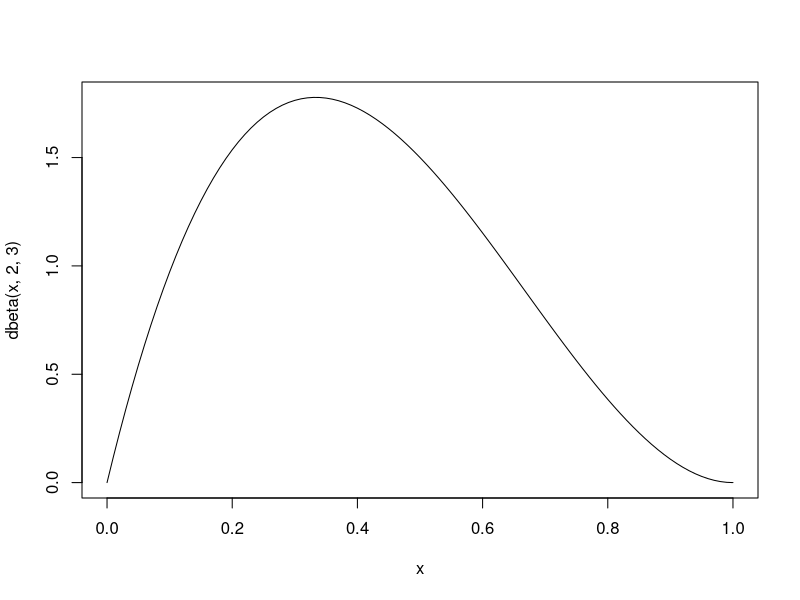
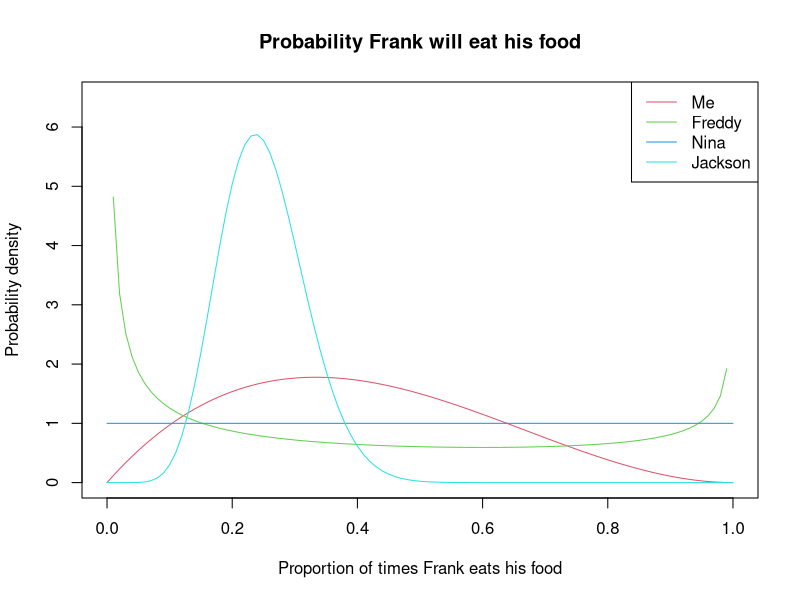
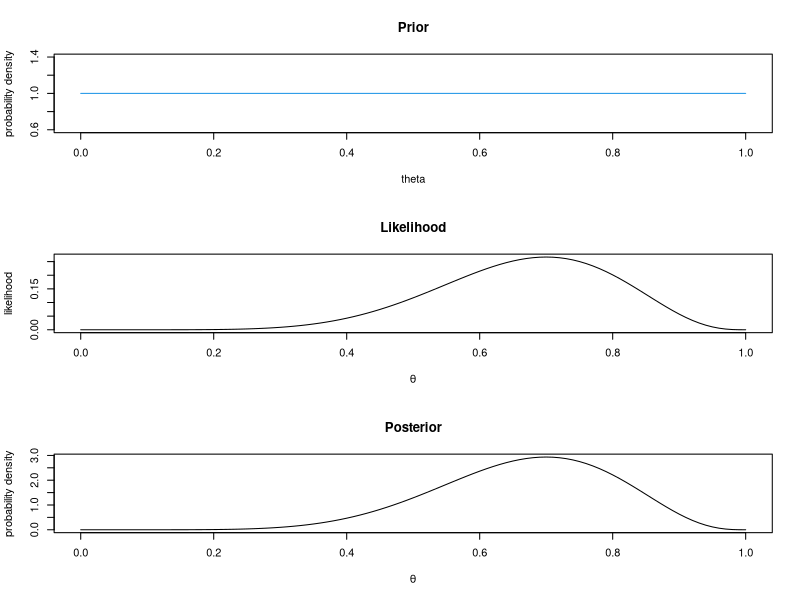
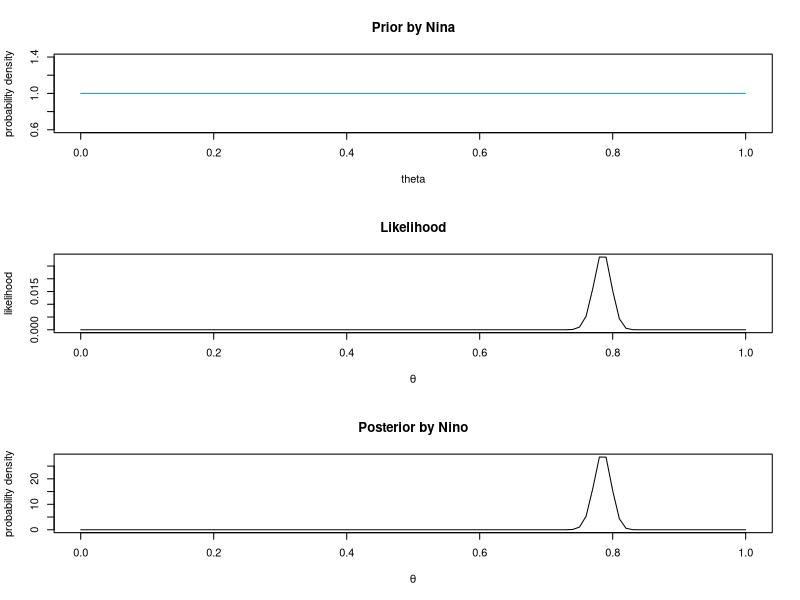
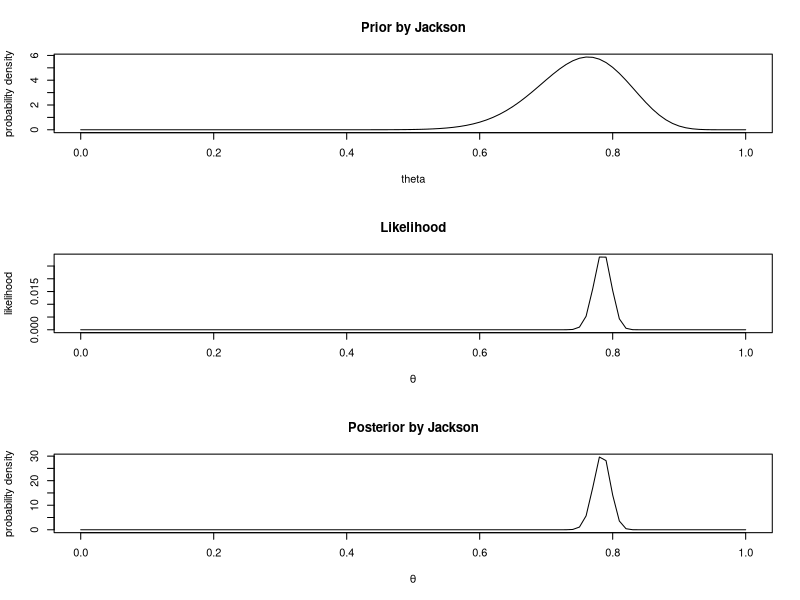
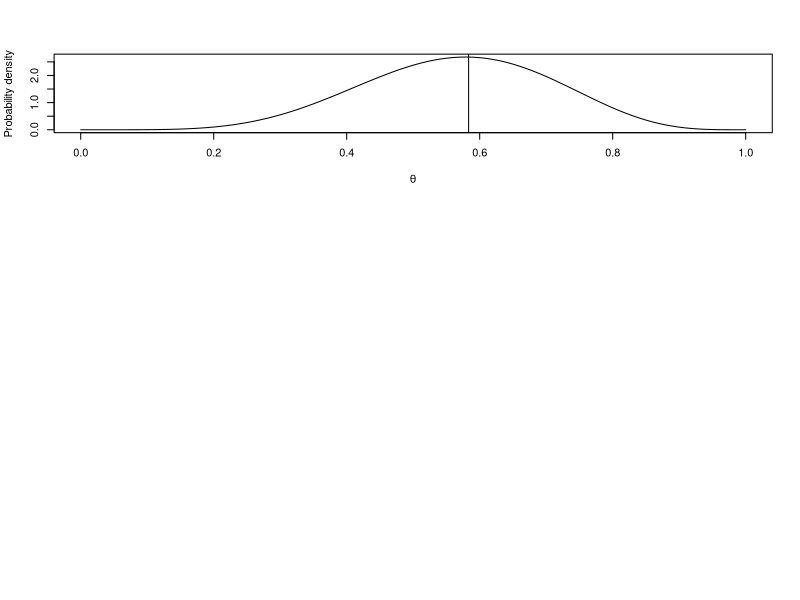
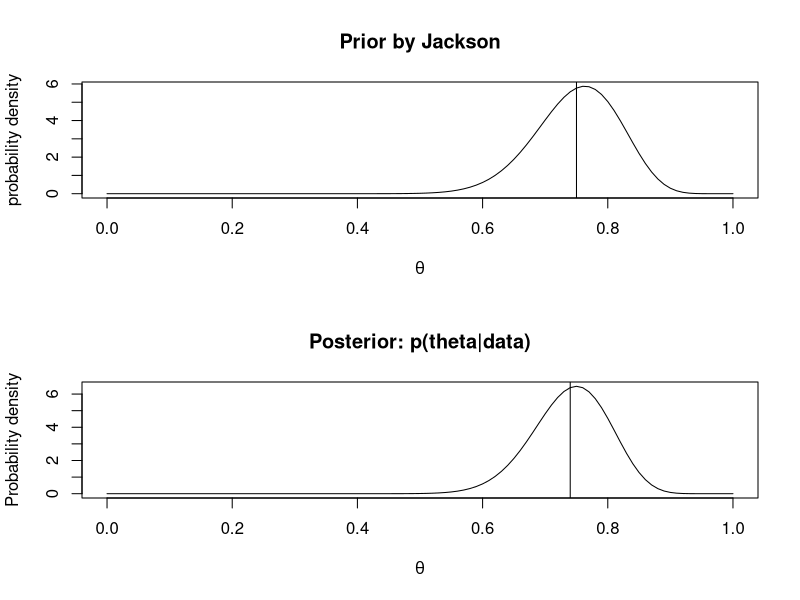

Recreate these plots in R, in order.
## ---- chunk 1
knitr::opts_chunk$set(echo = TRUE)
## ---- chunk 2
set.seed(249)
jumps <- rpois(n = 14, lambda = 5)

## ---- chunk 3
n <- 14
lambda <- 5
set.seed(249)
k <- rpois(n, lambda) 
total <- sum(k)
lambda.hat <- total/length(k)

#Expected number of jumps per day is 6.4286, or 7 jumps rounding upwards.
## ---- chunk 4
#Log-likelihood = k*({-\lambda}) + ln(\lambda)\sum{k}-\sum{ln(k!)}
#In english = k*(-lambda) + log(lambda)*sum(k) - sum(log(factorial(k)))

lambda <- 5
n <- 14
set.seed(249)
k <- log(rpois(n, lambda))         

loglikelihood <- function(parameter, data) {
  loglike <- n*(-parameter) + log(parameter)*sum(data) - sum(log(factorial(data)))
  return(loglike)
}

## ---- chunk 5
lambda <- 5
n <- 14
set.seed(249)
k <- rpois(n, lambda)

loglikelihood <- function(parameter, data) {
  loglike <- n*(-parameter) + log(parameter)*sum(data) - sum(log(factorial(data)))
  return(loglike)
}

optimize(loglikelihood,interval =  c(0,30), data=k, maximum=1)

#The expected number of jumps per day is 6.4286, or about 7 if rounding upwards.
## ---- chunk 6
curve(dbeta(x,2,3), xlim = c(0,1))

## ---- chunk 7
# Distributions
curve(dbeta(x,2,3), xlim = c(0,1), ylim = c(0,6.5), col=2, ylab='Probability density', xlab='Proportion of times Frank eats his food', main='Probability Frank will eat his food')

curve(dbeta(x, 0.4, 0.6), xlim=c(0,1), col=3, add=TRUE) # Freddy 

curve(dbeta(x, 1, 1), xlim=c(0,1), col=4, add=TRUE) # Nina

curve(dbeta(x, 10, 30), xlim=c(0,1), col=5, add=TRUE) # Jackson

legend(x='topright', lty=1, legend = c('Me','Freddy', 'Nina', 'Jackson'), col=c(2,3,4,5))

## ---- chunk 8
s <- 7    # successes
n <- 10   # trials

# Likelihood:
theta <- seq(0,1,0.01)

likelihood.theta <- c()    
likelihood <- function(s,n){  
  likelihood.theta <- dbinom(s,n,theta)
  return(likelihood.theta)
}

# Posterior shape:
post_shape <- function(theta, s, n){
  dbinom(s,n,theta) * dbeta(theta, 1, 1)
}

# Normalizing constant:
normconst <- integrate(post_shape, lower=0, upper=1, s=7, n=10)$value

# Posterior distribution
posterior <- post_shape(theta, s=7, n=10)/normconst

# Plotting everything
layout(matrix(1:3),3,1)

curve(dbeta(x, 1, 1), xlim=c(0,1), col=4, main='Prior', ylab='probability density', xlab=expression('theta'))

plot(x=theta, y=likelihood(7,10), type='l', ylab = 'likelihood', xlab = expression(theta), main = 'Likelihood')

plot(x=theta, y=posterior, type='l', ylab = 'probability density', xlab = expression(theta), main = 'Posterior')

## ---- chunk 9
s.2 <- 785
n.2 <- 1000

# Likelihood:
theta <- seq(0,1,0.01)

likelihood.theta2 <- c()    

likelihood2 <- function(s.2,n.2){  
  likelihood.theta2 <- dbinom(s.2,n.2,theta)
  return(likelihood.theta2)
}

# Posterior by Nina:
post_shape_nina <- function(theta, s.2, n.2){
  dbinom(s.2,n.2,theta) * dbeta(theta, 1, 1)
}
normconst2 <- integrate(post_shape_nina, lower=0, upper=1, s.2=785, n.2=1000)$value
posterior_nina <- post_shape_nina(theta, s.2=785, n.2=1000)/normconst2

# Posterior by Jackson:
post_shape_jackson <- function(theta, s.2, n.2){
  dbinom(s.2,n.2,theta) * dbeta(theta, 30, 10)
}
normconst3 <- integrate(post_shape_jackson, lower=0, upper=1, s.2=785, n.2=1000)$value
posterior_jackson <- post_shape_jackson(theta, s.2=785, n.2=1000)/normconst3


# Plotting Nina
layout(matrix(1:3),3,1)
curve(dbeta(x, 1, 1), xlim=c(0,1), col=4, main='Prior by Nina', ylab='probability density', xlab=expression('theta'))  #Prior by Nina
plot(x=theta, y=likelihood2(s.2,n.2), type='l', ylab = 'likelihood', xlab = expression(theta), main = 'Likelihood')
plot(x=theta, y=posterior_nina, type='l', ylab = 'probability density', xlab = expression(theta), main = 'Posterior by Nino')  #Posterior by Nina

## ---- chunk 10
#Plotting Jackson
layout(matrix(1:3),3,1)
curve(dbeta(x, 30, 10), xlim=c(0,1), main='Prior by Jackson', ylab='probability density', xlab=expression('theta'))  #Prior by Jackson
plot(x=theta, y=likelihood2(s.2,n.2), type='l', ylab = 'likelihood', xlab = expression(theta), main = 'Likelihood')
plot(x=theta, y=posterior_jackson, type='l', ylab = 'probability density', xlab = expression(theta), main = 'Posterior by Jackson')  #Posterior by Jackson
## ---- chunk 11
prob.eats <- 7/12
curve(dbeta(x,6.5,5), xlim=c(0,1), ylab='Probability density', xlab = expression(theta))
abline(v=prob.eats)

## ---- chunk 12
# Jackson's mean
alpha <- 30
beta <- 10
jackson.mean <- alpha/(alpha+beta)

# Posterior distribution and mean
n <- 10
x1 <- 7
posmean <- (alpha+x1)/(alpha+x1+beta+(n-x1))

post_jackson <- function(theta, n, x1){
  dbinom(x1,n,theta) * dbeta(theta, alpha, beta)
}
normconst4 <- integrate(post_jackson, lower=0, upper=1, x1=x1, n=n)$value
poster_jackson <- post_jackson(theta, x1=x1, n=n)/normconst4

layout(matrix(1:2),2,1)
curve(dbeta(x,alpha,beta), xlim=c(0,1), xlab=expression(theta), ylab='probability density', main='Prior by Jackson')
abline(v=jackson.mean)
plot(y=poster_jackson, x=theta, x1=7, n=10, alpha=30, beta=10, type='l', ylab='Probability density', xlab=expression(theta), main='Posterior: p(theta|data)')
abline(v=posmean)

